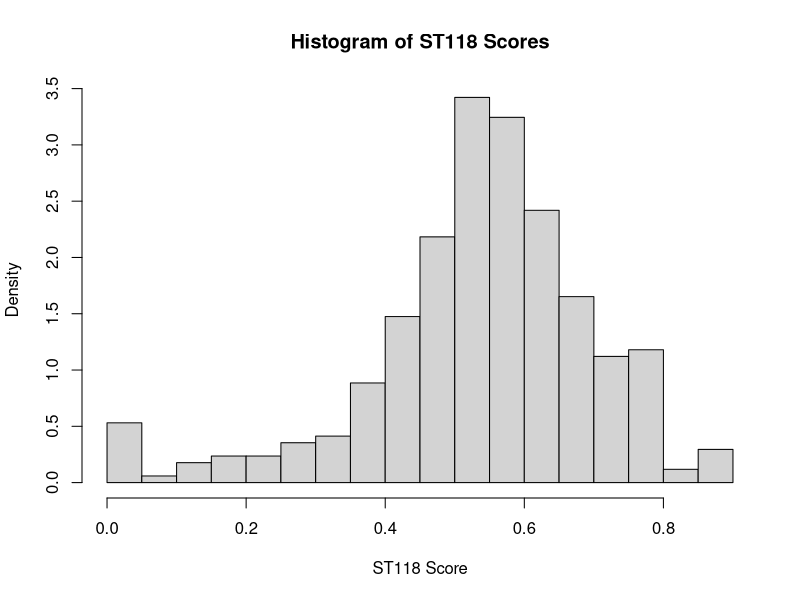
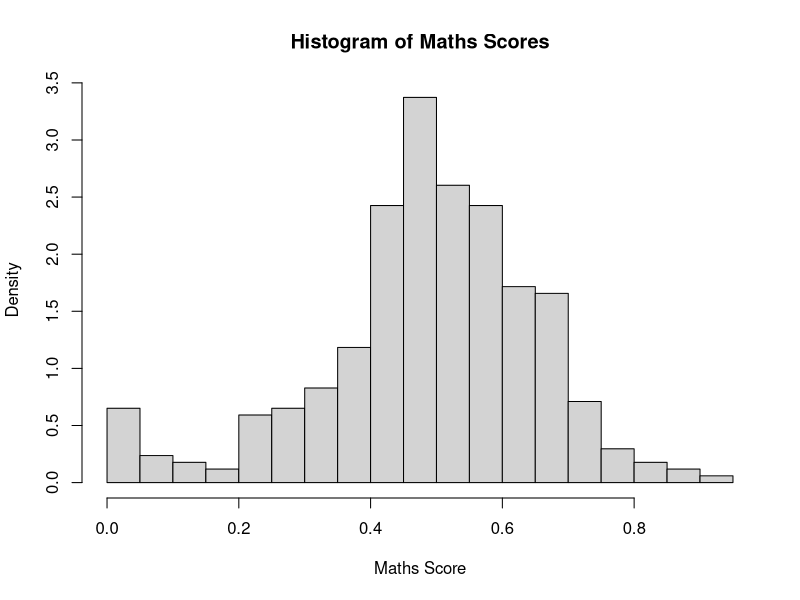
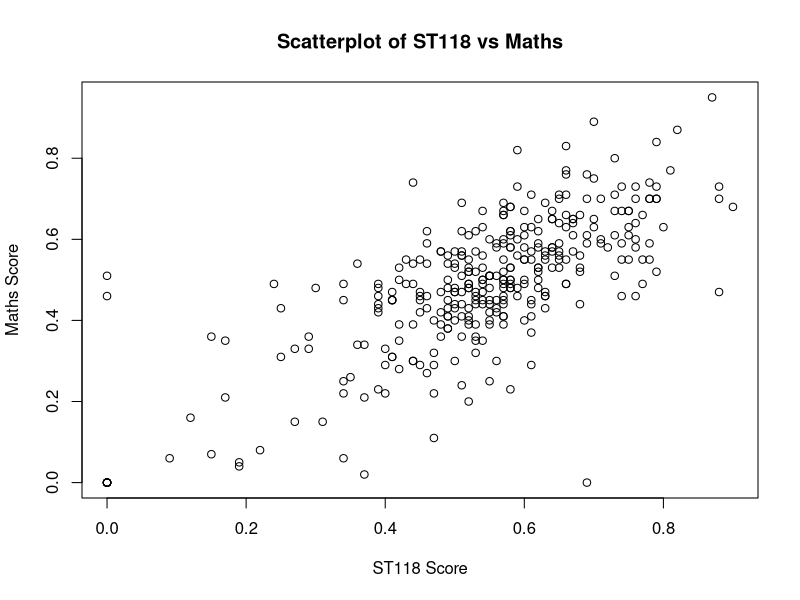
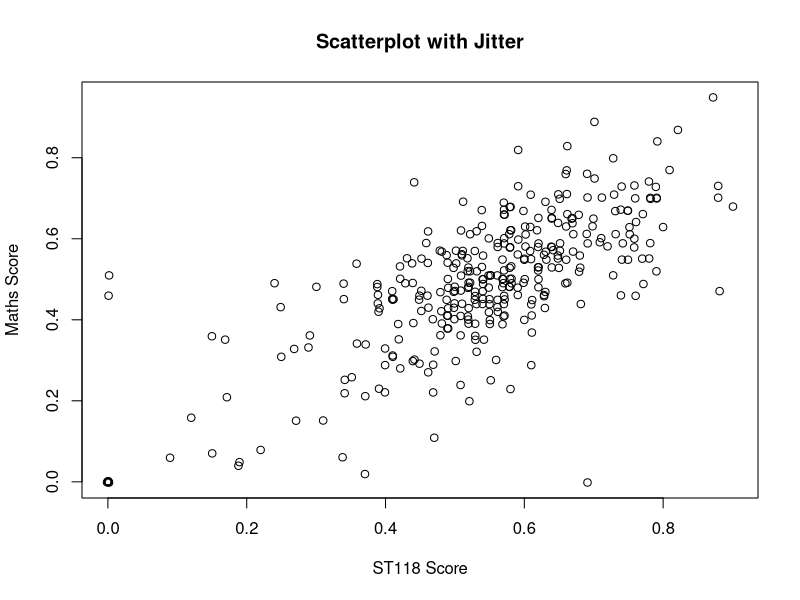
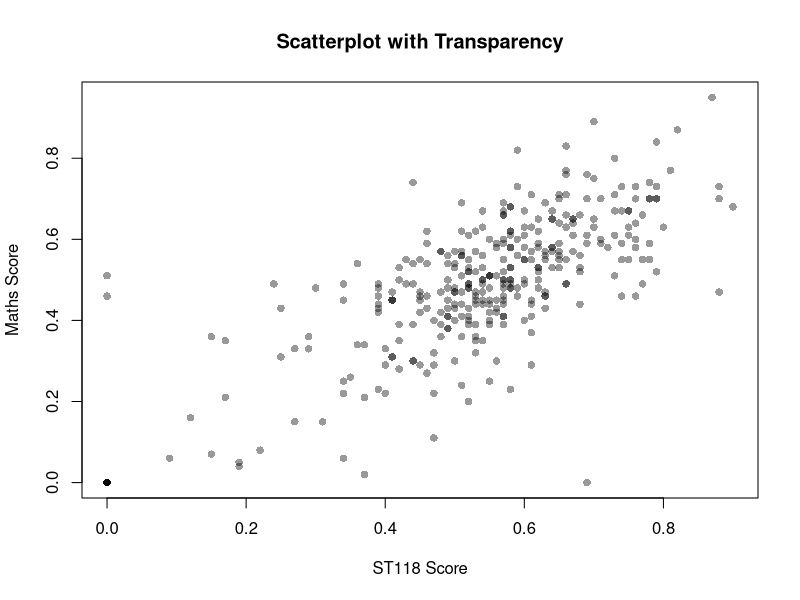
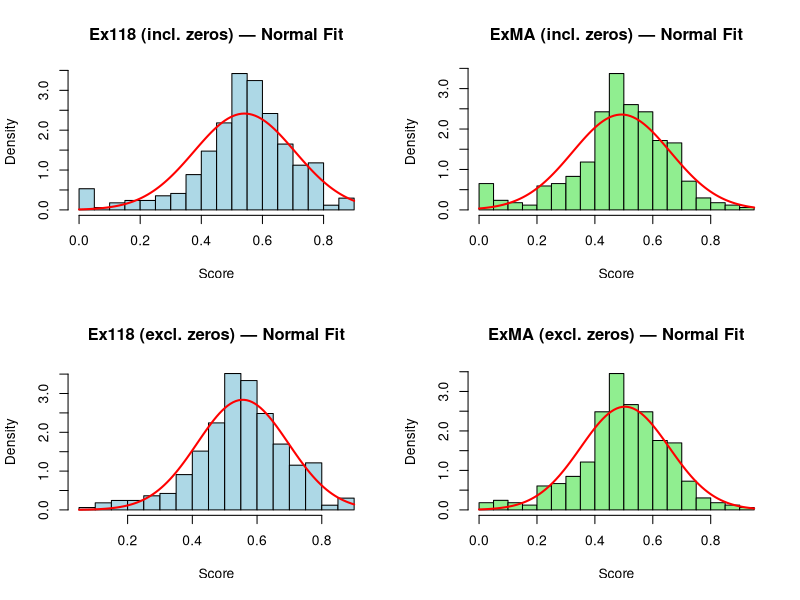
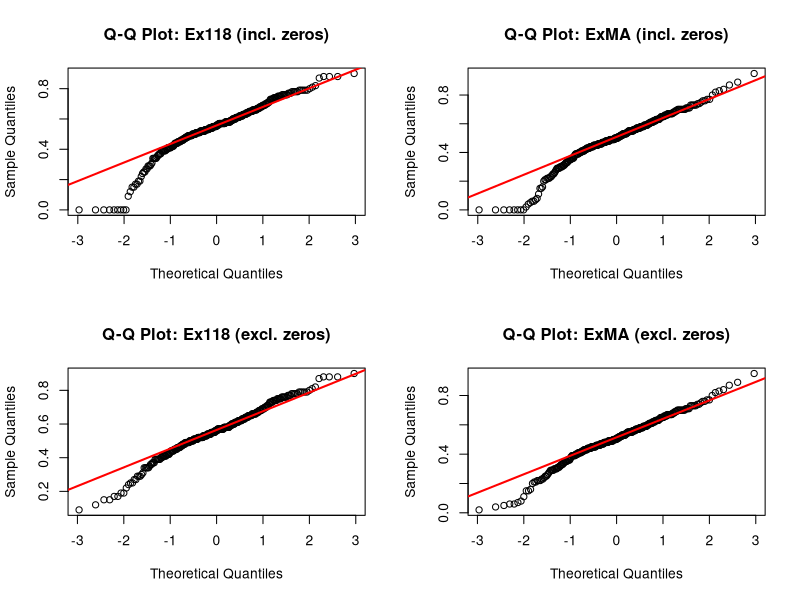
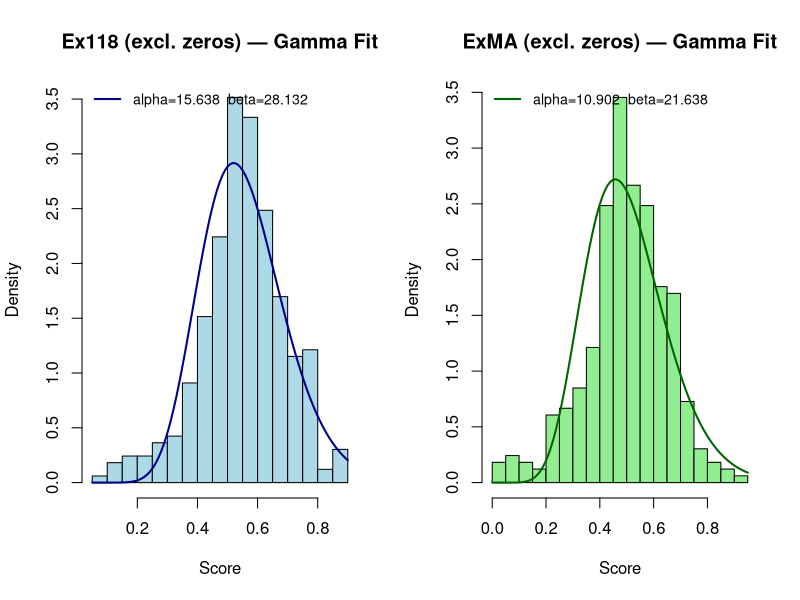

Source code (R) for these figures, in order:
## ---- chunk 1
#Code to setup packages should go here, for example:
library(knitr)
## ---- chunk 2
# read in the data
thefts <- scan("foodTheftsE3.csv")
cat("Number of days:", length(thefts), "\n")
cat("Days with theft:", sum(thefts), "\n")
## ---- chunk 3
# find which days had thefts
theft_days <- which(thefts == 1)
cat("Theft occurred on days:", theft_days, "\n")
## ---- chunk 4
# compute waiting times between consecutive thefts
waiting_times <- diff(theft_days)
cat("Waiting times:", waiting_times, "\n")
n <- length(waiting_times)
cat("Number of waiting times (n):", n, "\n")
## ---- chunk 5
# compute the estimators
xbar <- mean(waiting_times)
cat("Sample mean:", xbar, "\n")

p_hat <- 1 / xbar
cat("MoM estimate of p:", p_hat, "\n")
cat("MLE estimate of p:", p_hat, "\n")
## ---- chunk 6
Exams <- read.csv("syntheticExamScoresE3.csv")

Ex118_NA <- is.na(Exams$Ex118)
ExMA_NA  <- is.na(Exams$ExMA)
NA_table <- table(ST118_NA = Ex118_NA,
                  Maths_NA = ExMA_NA)

NA_table
addmargins(NA_table)

both_taken <- sum(!Ex118_NA & !ExMA_NA)

only_118 <- sum(!Ex118_NA & ExMA_NA)

only_MA <- sum(Ex118_NA & !ExMA_NA)

neither <- sum(Ex118_NA & ExMA_NA)

both_taken
only_118
only_MA
neither
## ---- chunk 7
Ex118_clean <- Exams$Ex118[!is.na(Exams$Ex118)]

mean(Ex118_clean)

sd(Ex118_clean)

median(Ex118_clean)

min(Ex118_clean)

max(Ex118_clean)

quantile(Ex118_clean)

ExMA_clean <- Exams$ExMA[!is.na(Exams$ExMA)]

mean(ExMA_clean)

sd(ExMA_clean)

median(ExMA_clean)

min(ExMA_clean)

max(ExMA_clean)

quantile(ExMA_clean)

hist(Ex118_clean,
     breaks = 20,
     probability = TRUE,
     main = "Histogram of ST118 Scores",
     xlab = "ST118 Score")

hist(ExMA_clean,
     breaks = 20,
     probability = TRUE,
     main = "Histogram of Maths Scores",
     xlab = "Maths Score")

complete_data <- Exams[complete.cases(Exams$Ex118, Exams$ExMA), ]

head(complete_data)

plot(complete_data$Ex118,
     complete_data$ExMA,
     main = "Scatterplot of ST118 vs Maths",
     xlab = "ST118 Score",
     ylab = "Maths Score")

cor(complete_data$Ex118,
    complete_data$ExMA)

plot(jitter(complete_data$Ex118),
     jitter(complete_data$ExMA),
     main = "Scatterplot with Jitter",
     xlab = "ST118 Score",
     ylab = "Maths Score")

plot(complete_data$Ex118,
     complete_data$ExMA,
     col = rgb(0,0,0,0.4),
     pch = 16,
     main = "Scatterplot with Transparency",
     xlab = "ST118 Score",
     ylab = "Maths Score")

pairs <- paste(complete_data$Ex118,
               complete_data$ExMA)

pair_counts <- table(pairs)

duplicated_pairs <- pair_counts[pair_counts > 1]

students_in_duplicates <- sum(duplicated_pairs)

students_in_duplicates
## ---- chunk 8
Exams <- read.csv("syntheticExamScoresE3.csv")

# Extract data by group
x118_all <- na.omit(Exams$Ex118)          # including zeros
xMA_all  <- na.omit(Exams$ExMA)
x118_pos <- x118_all[x118_all > 0]       # excluding zeros
xMA_pos  <- xMA_all[xMA_all > 0]
## ---- chunk 9
# MOM estimators = sample mean + sample standard deviation
mu118  <- mean(x118_all);  sig118  <- sd(x118_all)
muMA   <- mean(xMA_all);   sigMA   <- sd(xMA_all)
mu118p <- mean(x118_pos);  sig118p <- sd(x118_pos)
muMAp  <- mean(xMA_pos);   sigMAp  <- sd(xMA_pos)

cat("Normal Distribution Parameters (including zeros) \n")
cat("Ex118: mu =", round(mu118,4),  "sigma =", round(sig118,4),  "\n")
cat("ExMA:  mu =", round(muMA,4),   "sigma =", round(sigMA,4),   "\n")
cat("Normal Distribution Parameters (excluding zeros) \n")
cat("Ex118: mu =", round(mu118p,4), "sigma =", round(sig118p,4), "\n")
cat("ExMA:  mu =", round(muMAp,4),  "sigma =", round(sigMAp,4),  "\n")
## ---- chunk 10
# Histogram + fitted normal curve
par(mfrow=c(2,2))
hist(x118_all, probability=TRUE, breaks=20, col="lightblue",
     main="Ex118 (incl. zeros) — Normal Fit", xlab="Score")
curve(dnorm(x, mu118, sig118), add=TRUE, col="red", lwd=2)

hist(xMA_all, probability=TRUE, breaks=20, col="lightgreen",
     main="ExMA (incl. zeros) — Normal Fit", xlab="Score")
curve(dnorm(x, muMA, sigMA), add=TRUE, col="red", lwd=2)

hist(x118_pos, probability=TRUE, breaks=20, col="lightblue",
     main="Ex118 (excl. zeros) — Normal Fit", xlab="Score")
curve(dnorm(x, mu118p, sig118p), add=TRUE, col="red", lwd=2)

hist(xMA_pos, probability=TRUE, breaks=20, col="lightgreen",
     main="ExMA (excl. zeros) — Normal Fit", xlab="Score")
curve(dnorm(x, muMAp, sigMAp), add=TRUE, col="red", lwd=2)
## ---- chunk 11
# Q-Q plots
par(mfrow=c(2,2))
qqnorm(x118_all, main="Q-Q Plot: Ex118 (incl. zeros)");  qqline(x118_all, col="red", lwd=2)
qqnorm(xMA_all,  main="Q-Q Plot: ExMA (incl. zeros)");   qqline(xMA_all,  col="red", lwd=2)
qqnorm(x118_pos, main="Q-Q Plot: Ex118 (excl. zeros)");  qqline(x118_pos, col="red", lwd=2)
qqnorm(xMA_pos,  main="Q-Q Plot: ExMA (excl. zeros)");   qqline(xMA_pos,  col="red", lwd=2)
## ---- chunk 12
mom_gamma <- function(x) {
  xbar      <- mean(x)
  s2        <- var(x)
  alpha_hat <- xbar^2 / s2
  beta_hat  <- xbar  / s2
  return(c(alpha = alpha_hat, beta = beta_hat))
}

cat("Gamma MoM Parameters (excluding zeros)\n")
cat("Ex118: "); g118 <- mom_gamma(x118_pos)
cat("ExMA:  "); gMA  <- mom_gamma(xMA_pos)

# Histograms + Fitted Gamma Density

par(mfrow = c(1, 2))

hist(x118_pos, probability = TRUE, breaks = 20, col = "lightblue",
     main = "Ex118 (excl. zeros) — Gamma Fit", xlab = "Score")
curve(dgamma(x, shape = g118["alpha"], rate = g118["beta"]),
      add = TRUE, col = "darkblue", lwd = 2)
legend("topleft",
       legend = paste0("alpha=", round(g118["alpha"],3),
                       "  beta=", round(g118["beta"],3)),
       col = "darkblue", lwd = 2, bty = "n", cex = 0.85)

hist(xMA_pos, probability = TRUE, breaks = 20, col = "lightgreen",
     main = "ExMA (excl. zeros) — Gamma Fit", xlab = "Score")
curve(dgamma(x, shape = gMA["alpha"], rate = gMA["beta"]),
      add = TRUE, col = "darkgreen", lwd = 2)
legend("topleft",
       legend = paste0("alpha=", round(gMA["alpha"],3),
                       "  beta=", round(gMA["beta"],3)),
       col = "darkgreen", lwd = 2, bty = "n", cex = 0.85)


# Gamma Q-Q plots (theoretical vs empirical quantiles)
# Points on the y=x line => good fit

par(mfrow = c(1, 2))

# Ex118
p118 <- ppoints(length(x118_pos))
q_th_118 <- qgamma(p118, shape = g118["alpha"], rate = g118["beta"])
q_em_118 <- sort(x118_pos)
plot(q_th_118, q_em_118,
     main = "Gamma Q-Q: Ex118 (excl. zeros)",
     xlab = "Theoretical Quantiles (Gamma)",
     ylab = "Sample Quantiles",
     pch = 16, cex = 0.6, col = "darkblue")
abline(0, 1, col = "red", lwd = 2)

# ExMA
pMA  <- ppoints(length(xMA_pos))
q_th_MA <- qgamma(pMA, shape = gMA["alpha"], rate = gMA["beta"])
q_em_MA <- sort(xMA_pos)
plot(q_th_MA, q_em_MA,
     main = "Gamma Q-Q: ExMA (excl. zeros)",
     xlab = "Theoretical Quantiles (Gamma)",
     ylab = "Sample Quantiles",
     pch = 16, cex = 0.6, col = "darkgreen")
abline(0, 1, col = "red", lwd = 2)
## ---- chunk 13
Exams <- read.csv("syntheticExamScoresE3.csv")

# Extract data by group
x118_all <- na.omit(Exams$Ex118)                      # including zeros
xMA_all  <- na.omit(Exams$ExMA)
x118_pos <- x118_all[1 > x118_all & x118_all > 0]     # excluding 0s and 1s
xMA_pos  <- xMA_all[1 > xMA_all & xMA_all > 0]
## ---- chunk 14

mom_beta <- function(x) {
  xbar      <- mean(x)
  s2        <- var(x)
  alpha_hat <- xbar * ((xbar*(1-xbar)/s2) - 1)
  beta_hat  <- (1-xbar) * ((xbar*(1-xbar)/s2) - 1)
  return(c(alpha = alpha_hat, beta = beta_hat))
}

cat("Gamma MoM Parameters (excluding zeros)\n")
cat("Ex118: "); b_118 <- mom_beta(x118_pos)
cat("ExMA:  "); b_MA  <- mom_beta(xMA_pos) 

# Ex118 Plot
hist(x118_pos, 
     probability = TRUE, 
     breaks = 20, 
     col = "lightblue",
     main = "Ex118 (excl. zeros) — Beta Fit", 
     xlab = "Score")

curve(dbeta(x, b_118["alpha"], b_118["beta"]), 
      add = TRUE, 
      col = "darkblue", 
      lwd = 2)

legend("topleft",
       legend = paste0("alpha=", round(b_118["alpha"],4),
                       "  beta=", round(b_118["beta"],4)),
       col = "darkblue", 
       lwd = 2, 
       bty = "n", 
       cex = 0.85)

# ExMA plot
hist(xMA_pos, 
     probability = TRUE, 
     breaks = 20, 
     col = "lightgreen",
     main = "ExMA (excl. zeros) — Beta Fit", 
     xlab = "Score")

curve(dbeta(x, b_MA["alpha"], b_MA["beta"]),
      add = TRUE, 
      col = "darkgreen", 
      lwd = 2)

legend("topleft",
       legend = paste0("alpha=", round(b_MA["alpha"],4),
                       "  beta=", round(b_MA["beta"],4)),
       col = "darkgreen", 
       lwd = 2, 
       bty = "n", 
       cex = 0.85)


# Beta Q-Q plots 
# Determining how good of a model Beta Dist. is 

par(mfrow = c(1, 2))

# Ex118
p118 <- ppoints(length(x118_pos))
q_th_118 <- qbeta(p118, b_118["alpha"], b_118["beta"])
q_em_118 <- sort(x118_pos)
plot(q_th_118, q_em_118,
     main = "Beta Q-Q: Ex118 (excl. zeros)",
     xlab = "Theoretical Quantiles (Beta)",
     ylab = "Sample Quantiles",
     pch = 16, cex = 0.6, col = "darkblue")
abline(0, 1, col = "red", lwd = 2)

# ExMA
pMA  <- ppoints(length(xMA_pos))
q_th_MA <- qbeta(pMA, b_MA["alpha"], b_MA["beta"])
q_em_MA <- sort(xMA_pos)
plot(q_th_MA, q_em_MA,
     main = "Beta Q-Q: ExMA (excl. zeros)",
     xlab = "Theoretical Quantiles (Beta)",
     ylab = "Sample Quantiles",
     pch = 16, cex = 0.6, col = "darkgreen")
abline(0, 1, col = "red", lwd = 2)

## ---- chunk 15

loglik_norm1  <- sum(dnorm(x118_pos, mu118p, sig118p, log=TRUE))
loglik_norm2  <- sum(dnorm(xMA_pos, mu118p, sig118p, log=TRUE))

loglik_gamma1 <- sum(dgamma(x118_pos, 
                           round(mom_gamma(x118_pos)["alpha"],4), 
                           round(mom_gamma(x118_pos)["beta"],4), 
                           log=TRUE))

loglik_gamma2 <- sum(dgamma(xMA_pos, 
                           round(mom_gamma(x118_pos)["alpha"],4), 
                           round(mom_gamma(x118_pos)["beta"],4), 
                           log=TRUE))

loglik_beta1  <- sum(dbeta(x118_pos, 
                          round(mom_beta(x118_pos)["alpha"],4), 
                          round(mom_beta(x118_pos)["beta"],4), 
                          log=TRUE))

loglik_beta2  <- sum(dbeta(xMA_pos, 
                          round(mom_beta(x118_pos)["alpha"],4), 
                          round(mom_beta(x118_pos)["beta"],4), 
                          log=TRUE))

table <- matrix(c(loglik_norm1, 
                  loglik_norm2, 
                  loglik_gamma1, 
                  loglik_gamma2,
                  loglik_beta1, 
                  loglik_beta2), 
                nrow = 2) 

colnames(table) <- c("Normal", "Gamma", "Beta")
rownames(table) <- c("Ex118", "ExMA")

table
